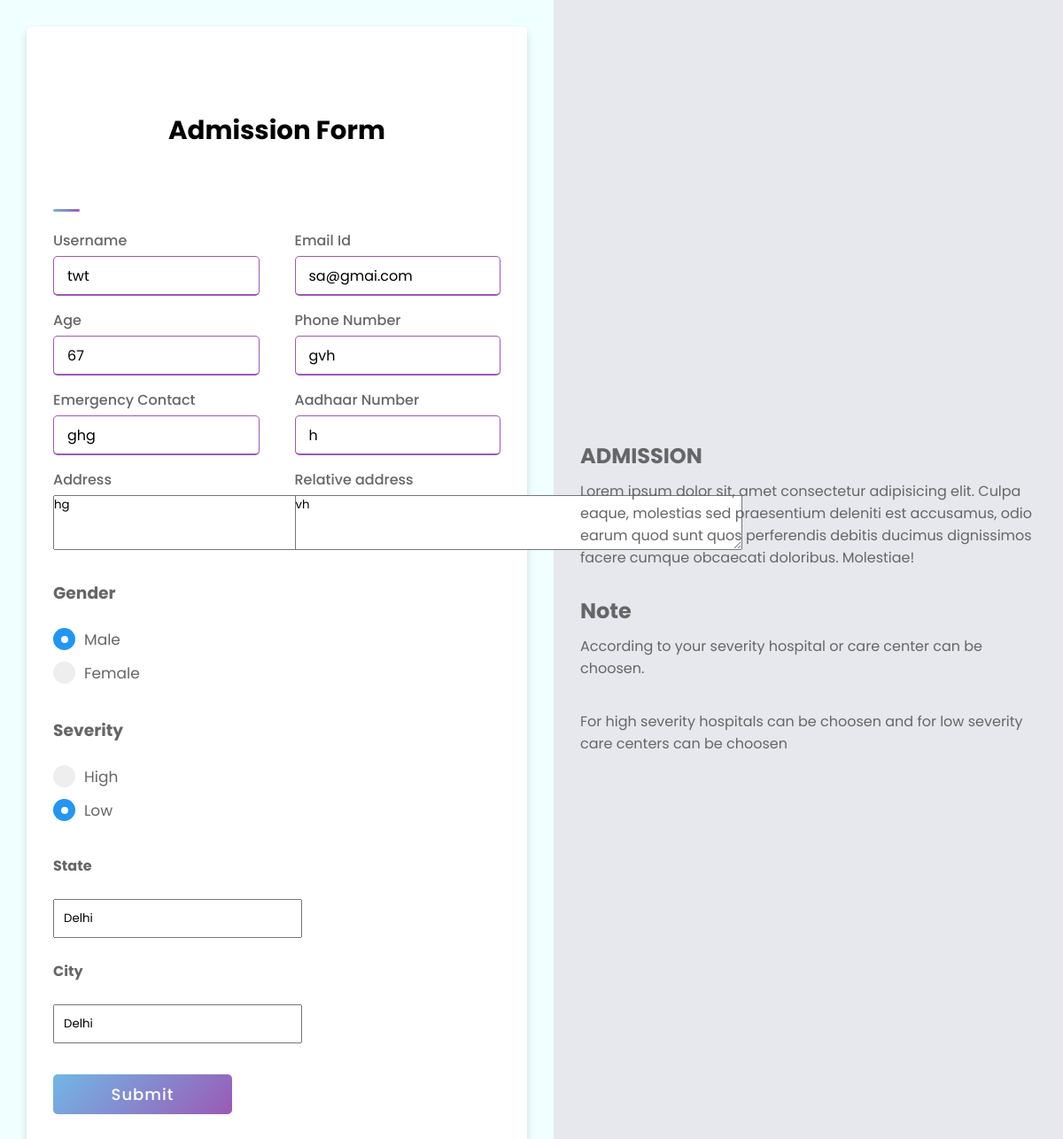
/admission/1/ (signed in), run on the app's committed database.
### app/models.py (models this page shows)
class Admission(models.Model):
    gender_type = (
        (None,"please select"),
        ("Male", "Male"),
        ("Female", "Female"),
    )
    severity = (
        (None,"please select"),
        ("High", "High"),
        ("Low", "Low"),
    )
    hospital_list = Hospital.objects.all().order_by('name')
    state_list = set(list(hospital_list.values_list('state',flat=True)))
    city_list = set(list(hospital_list.values_list('city',flat=True)))
    state_choices = ((i,i) for i in state_list)
    city_choices = list((i,i) for i in city_list)
    patient_name = models.CharField(default="",max_length=20)
    email = models.EmailField(_('email address'))
    age = models.IntegerField(blank=True,null=True)
    phone_number = models.CharField(default=0,max_length=10)
    gender = models.CharField(max_length=20,blank=True,null=True,choices=gender_type,default=None)
    address = models.TextField(blank=True,null=True)
    relative_address = models.TextField(blank=True,null=True)
    relative_contact = models.CharField(default=0,max_length=10)
    severity = models.CharField(max_length=20,blank=True,null=True,choices=severity,default=None)
    aadhaar_number = models.CharField(default="",max_length=12)
    admission_date = models.DateTimeField(default=timezone.now)
    status = models.BooleanField(default=False)
    user_id = models.ForeignKey("app.CustomUser", on_delete=models.CASCADE,default=None,blank=True, null=True)
    state = models.CharField(max_length=100,blank=True,null=True,choices=state_choices,default=None)
    city = models.CharField(max_length=100,blank=True,null=True,choices=city_choices,default=None)

### app/views.py (the view, shortened to what this page needs)
# urls.py: path('admission/', add_edit_admission, name="admission"),
@login_required
def add_edit_admission(request,pk=None):
    u_mail = request.user
    user_obj = CustomUser.objects.get(email=u_mail)
    user_id = user_obj.pk
    print(user_id,pk)
    if pk:
        obj = Admission.objects.get(id=pk)
        print(obj)
        admission_detail_form = AdmissionForm(request.POST or None, instance = obj)
        return render(request, 'admission.html', {'form': admission_detail_form})

### app/models.py (called while the page is built)
    def __str__(self):
        return self.email

### templates/admission.html (shortened to what this page needs)
<!DOCTYPE html>
<html lang="en">
{% load static %}
<head>
    <link rel="stylesheet" href="{% static 'css/admission.css' %}">
    <link rel="stylesheet" href="{% static 'css/dashboard.css' %}">
    <link rel="stylesheet" href="{% static 'css/bar.css' %}">
    <link rel="stylesheet" href="{% static 'css/eventsche.css' %}">
</head>
<body>
    <div class="con">
        <div class="con1">
            <div class="container1">
                <div class="title"><h3>Admission Form</h3></div>
                <div class="content1">
                  <form method="POST" class="admission-form" id="admission-forms">
                    <div class="user-details1">
                      <div class="input-box1">
                        <span class="details">Username</span>
                        {{form.patient_name}}
                      </div>
                      <div class="input-box1">
                        <span class="details">Email Id</span>
                        {{form.email}}
                      </div>
                      <div class="input-box1">
                        <span class="details">Age</span>
                        {{form.age}}
                      </div>
                      <div class="input-box1">
                        <span class="details">Phone Number</span>
                        {{form.phone_number}}
                      </div>
                      <div class="input-box1">
                        <span class="details">Emergency Contact</span>
                        {{form.relative_contact}}
                      </div>
                      <div class="input-box1">
                        <span class="details">Aadhaar Number</span>
                        {{form.aadhaar_number}}
                      </div>
                      <div class="input-box1">
                        <span class="details">Address</span>
                        {{form.address}}
                      </div>
                      <div class="input-box1">
                        <span class="details">Relative address</span>
                        {{form.relative_address}}
                      </div>
                    </div>
                  <div>
                    <h3>Gender</h3>
                    <br>
                      <label class="container">Male
                        <span class="checkmark"></span>
                      </label>
                      <label class="container">Female
                        <span class="checkmark"></span>
                      </label>
                  </div>
                  <br>
                <div>
                  <h3>Severity</h3>
                  <br>
                    <label class="container">High
                      <span class="checkmark"></span>
                    </label>
                    <label class="container">Low
                      <span class="checkmark"></span>
                    </label>
                </div>
                <br>
                <div class="search2">
                  <label for="state" style="font-weight:bold">State</label><br><br>
                  <input list="states" name="state" id="state" placeholder="search" autocomplete="off" {% if form.state.value %} value="{{form.state.value}}" {% endif %}>
                </div>
                <br>
                <div class="search2">
                  <label for="city" style="font-weight:bold">City</label><br><br>
                  <input list="cities" name="city" id="city" placeholder="search" autocomplete="off" {% if form.city.value %} value="{{form.city.value}}" {% endif %}>
              </div>
                    <div class="button1">
                        <input type="submit" value="Submit">
                    </div>
                  </form>
                </div>
            </div>
        </div>
        <div class="con2">
            <div class="con3">
                <div class="con2-1">
                    <h2>ADMISSION</h2>
                    <p>Lorem ipsum dolor sit, amet consectetur adipisicing elit. Culpa eaque, molestias sed praesentium deleniti est accusamus, odio earum quod sunt quos perferendis debitis ducimus dignissimos facere cumque obcaecati doloribus. Molestiae!</p>
                </div>
                <div class="con2-2">
                    <h2>Note</h2>
                    <p>According to your severity hospital or care center can be choosen.</p><br>
                    <p>For high severity hospitals can be choosen and for low severity care centers can be choosen</p>
                </div>
            </div>
         </div>
    </div>
</body>
</html>

### static/css/admission.css (style rules this page uses)
* { margin: 0; padding: 0; box-sizing: border-box; font-family: 'Poppins', sans-serif; }
.con { display: flex; }
.con1 { flex-basis: 50%; padding: 30px; background-color: azure; display: flex; justify-content: center; align-items: center; }
.container1 { max-width: 700px; width: 100%; background-color: #fff; padding: 25px 30px; border-radius: 5px; box-shadow: 0 5px 10px rgba(0,0,0,0.15); }
.container1 .title { font-size: 25px; font-weight: 500; position: relative; }
.container1 .title::before { content: ""; position: absolute; left: 0; bottom: 0; height: 3px; width: 30px; border-radius: 5px; background: linear-gradient(135deg, #71b7e6, #9b59b6); }
.content1 form .user-details1 { display: flex; flex-wrap: wrap; justify-content: space-between; margin: 20px 0 12px 0; }
form .user-details1 .input-box1 { margin-bottom: 15px; width: calc(100% / 2 - 20px); }
form .input-box1 span.details { display: block; font-weight: 500; margin-bottom: 5px; }
.user-details1 .input-box1 input { height: 45px; width: 100%; outline: none; font-size: 16px; border-radius: 5px; padding-left: 15px; border: 1px solid #ccc; border-bottom-width: 2px; transition: all 0.3s ease; }
.user-details1 .input-box1 input:focus, .user-details1 .input-box1 input:valid { border-color: #9b59b6; }
.title { margin-bottom: 20px; }
.con2 { flex-basis: 50%; padding: 30px; display: flex; align-items: center; justify-content: center; }
form .button1 { height: 45px; margin: 35px 0 }
form .button1 input { height: 100%; width: 40%; border-radius: 5px; border: none; color: #fff; font-size: 18px; font-weight: 500; letter-spacing: 1px; cursor: pointer; transition: all 0.3s ease; background: linear-gradient(135deg, #71b7e6, #9b59b6); }
.con2-2 { margin-top: 30px; }
.con2-1 p, .con2-2 p { margin-top: 10px; }
.container { display: block; position: relative; padding-left: 35px; margin-bottom: 12px; cursor: pointer; font-size: 17px; -webkit-user-select: none; -moz-user-select: none; -ms-user-select: none; user-select: none; }
.checkmark { position: absolute; top: 0; left: 0; height: 25px; width: 25px; background-color: #eee; border-radius: 50%; }
.container input:checked ~ .checkmark { background-color: #2196F3; }
.checkmark:after { content: ""; position: absolute; display: none; }
.container input:checked ~ .checkmark:after { display: block; }
.container .checkmark:after { top: 9px; left: 9px; width: 8px; height: 8px; border-radius: 50%; background: white; }

### static/css/dashboard.css (style rules this page uses)
* { margin: 0; padding: 0; box-sizing: border-box; }
body { margin: 0; padding: 0; box-sizing: border-box; background-color: #e6e8ed; color: #666666; font-family: "Montserrat", sans-serif; }
.search1 input, .search2 input, .search3 input { padding: 10px; }

### static/css/bar.css (style rules this page uses)
* { margin: 0; padding: 0; box-sizing: border-box; font-family: 'Poppins', sans-serif; }

### static/css/eventsche.css (style rules this page uses)
* { margin: 0; padding: 0; list-style: none; -webkit-box-sizing: border-box; box-sizing: border-box; }
.title { padding: 70px 20px; text-align: center; font-size: 24px; font-weight: 700; color: black; }

### data on the page
Admission: patient_name "twt", email "sa@gmai.com", age "67", phone_number "gvh", relative_contact "ghg", aadhaar_number "h", address "hg", relative_address "vh", state "Delhi", city "Delhi"
